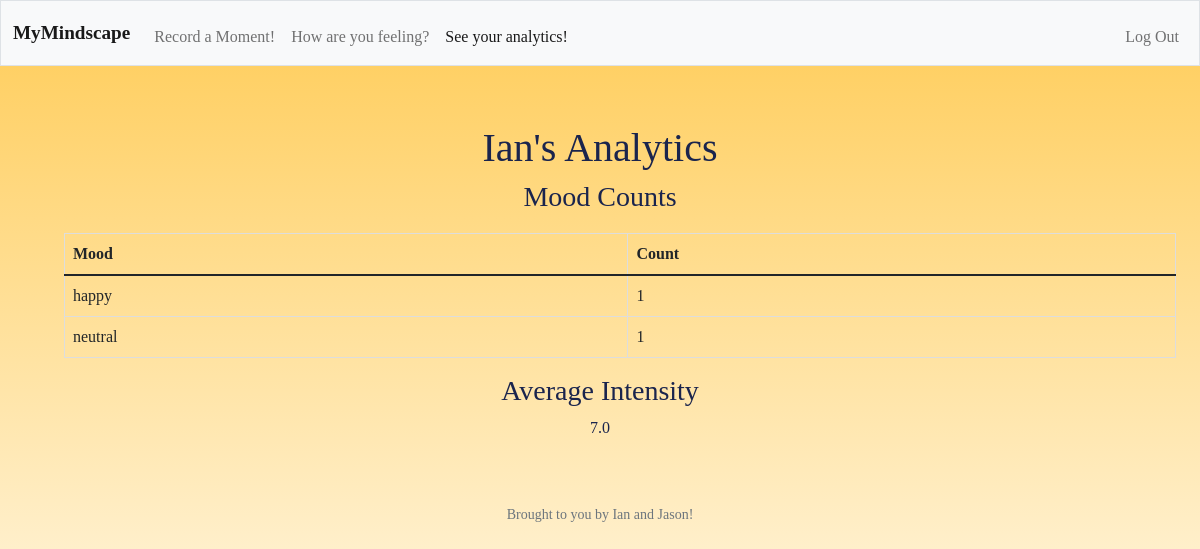
/analytics (signed in), run on the app's committed database.
### tables this page shows
CREATE TABLE User (
    user_id INTEGER PRIMARY KEY,
    username VARCHAR(50) UNIQUE NOT NULL,
    password VARCHAR(100) NOT NULL,
    name TEXT NOT NULL,
    email VARCHAR(255) NOT NULL);

CREATE TABLE mood (
    id INT PRIMARY KEY,
    user_id INT NOT NULL,
    mood TEXT NOT NULL,
    intensity INT NOT NULL,
    date DATE NOT NULL);

### app.py (the view)
@app.route('/analytics')
@login_required
def analytics():
    try:
        mood_data = db.execute("SELECT mood, intensity FROM mood WHERE user_id = ?", (session['user_id'],))
    except Exception as e:
        print(f"Error retrieving mood data: {e}")
        mood_data = []
    mood_counts = {}
    total_intensity = 0
    total_moods = 0
    for entry in mood_data:
        mood = entry['mood']
        intensity = entry['intensity']
        mood_counts[mood] = mood_counts.get(mood, 0) + 1
        total_intensity += intensity
        total_moods += 1
    average_intensity = total_intensity / total_moods if total_moods > 0 else 0
    user_data = db.execute("SELECT name FROM User WHERE user_id = ?", session["user_id"])
    name = user_data[0]['name'] if user_data and user_data[0]['name'] else "Name Not Found"
    return render_template('analytics.html', mood_counts=mood_counts, average_intensity=average_intensity, name=name)

### app.py (called while the page is built)
@app.after_request
def after_request(response):
    response.headers["Cache-Control"] = "no-cache, no-store, must-revalidate"
    response.headers["Expires"] = 0
    response.headers["Pragma"] = "no-cache"
    return response

### helpers.py (called while the page is built)
def login_required(f):
    @wraps(f)
    def decorated_function(*args, **kwargs):
        if 'user_id' not in session:
            return redirect(url_for('login'))
        return f(*args, **kwargs)
    return decorated_function

### templates/analytics.html (shortened to what this page needs)
{% extends "layout.html" %}
{% block main %}
    <div class="container">
        <div class="col-md-12">
            <h1>{{ name }}'s Analytics</h1>
        <h3>Mood Counts</h3>
        <table class="table">
            <thead>
                <tr>
                    <th>Mood</th>
                    <th>Count</th>
                </tr>
            </thead>
            <tbody>
                {% for mood, count in mood_counts.items() %}
                    <tr>
                        <td>{{ mood }}</td>
                        <td>{{ count }}</td>
                    </tr>
                {% endfor %}
            </tbody>
        </table>
        <h3>Average Intensity</h3>
        <p>{{ average_intensity }}</p>
    </div>
{% endblock %}

### static/style.css (style rules this page uses)
body { background: linear-gradient(to bottom, #ffcc57, #ffffff); background-size: cover; display: flex; height: 100vh; justify-content: center; flex-direction: column; font-family: Georgia, 'Times New Roman', Times, serif; color:#1a244d; }
h1 { position: relative; margin-top: 5%; }
table { border-collapse: collapse; width: 50%; margin: 20px; }
th, td { border: 1px solid #dddddd; text-align: left; padding: 8px; }
th { background-color: #f2f2f2; }

### data on the page
User: name "Ian"
mood: mood "happy", count "1", mood "neutral"

### other printed values
{{ average_intensity }} "7.0"
